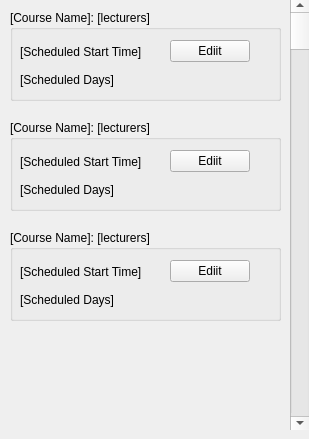
           <widget class="QWidget" name="scrollAreaWidgetContents">
            <property name="geometry">
             <rect>
              <x>0</x>
              <y>0</y>
              <width>309</width>
              <height>439</height>
             </rect>
            </property>
            <widget class="QScrollBar" name="verticalScrollBar">
             <property name="geometry">
              <rect>
               <x>290</x>
               <y>-1</y>
               <width>20</width>
               <height>431</height>
              </rect>
             </property>
             <property name="orientation">
              <enum>Qt::Vertical</enum>
             </property>
            </widget>
            <widget class="QGroupBox" name="groupBox">
             <property name="geometry">
              <rect>
               <x>10</x>
               <y>10</y>
               <width>271</width>
               <height>91</height>
              </rect>
             </property>
             <property name="title">
              <string>[Course Name]: [lecturers]</string>
             </property>
             <widget class="QWidget" name="layoutWidget">
              <property name="geometry">
               <rect>
                <x>10</x>
                <y>30</y>
                <width>251</width>
                <height>51</height>
               </rect>
              </property>
              <layout class="QHBoxLayout" name="horizontalLayout_6">
               <item>
                <layout class="QVBoxLayout" name="verticalLayout_5">
                 <item>
                  <widget class="QLabel" name="label_13">
                   <property name="minimumSize">
                    <size>
                     <width>120</width>
                     <height>10</height>
                    </size>
                   </property>
                   <property name="text">
                    <string>[Scheduled Start Time]</string>
                   </property>
                  </widget>
                 </item>
                 <item>
                  <widget class="QLabel" name="label_14">
                   <property name="minimumSize">
                    <size>
                     <width>120</width>
                     <height>10</height>
                    </size>
                   </property>
                   <property name="text">
                    <string>[Scheduled Days]</string>
                   </property>
                  </widget>
                 </item>
                </layout>
               </item>
               <item>
                <layout class="QVBoxLayout" name="verticalLayout_6">
                 <item>
                  <layout class="QHBoxLayout" name="horizontalLayout_5">
                   <item>
                    <spacer name="horizontalSpacer">
                     <property name="orientation">
                      <enum>Qt::Horizontal</enum>
                     </property>
                     <property name="sizeHint" stdset="0">
                      <size>
                       <width>10</width>
                       <height>20</height>
                      </size>
                     </property>
                    </spacer>
                   </item>
                   <item>
                    <widget class="QPushButton" name="pushButton">
                     <property name="text">
                      <string>Ediit</string>
                     </property>
                    </widget>
                   </item>
                   <item>
                    <spacer name="horizontalSpacer_2">
                     <property name="orientation">
                      <enum>Qt::Horizontal</enum>
                     </property>
                     <property name="sizeHint" stdset="0">
                      <size>
                       <width>10</width>
                       <height>20</height>
                      </size>
                     </property>
                    </spacer>
                   </item>
                  </layout>
                 </item>
                 <item>
                  <spacer name="verticalSpacer">
                   <property name="orientation">
                    <enum>Qt::Vertical</enum>
                   </property>
                   <property name="sizeHint" stdset="0">
                    <size>
                     <width>20</width>
                     <height>18</height>
                    </size>
                   </property>
                  </spacer>
                 </item>
                </layout>
               </item>
              </layout>
             </widget>
            </widget>
            <widget class="QGroupBox" name="groupBox_2">
             <property name="geometry">
              <rect>
               <x>10</x>
               <y>120</y>
               <width>271</width>
               <height>91</height>
              </rect>
             </property>
             <property name="title">
              <string>[Course Name]: [lecturers]</string>
             </property>
             <widget class="QWidget" name="layoutWidget_2">
              <property name="geometry">
               <rect>
                <x>10</x>
                <y>30</y>
                <width>251</width>
                <height>51</height>
               </rect>
              </property>
              <layout class="QHBoxLayout" name="horizontalLayout_10">
               <item>
                <layout class="QVBoxLayout" name="verticalLayout_7">
                 <item>
                  <widget class="QLabel" name="label_15">
                   <property name="minimumSize">
                    <size>
                     <width>120</width>
                     <height>10</height>
                    </size>
                   </property>
                   <property name="text">
                    <string>[Scheduled Start Time]</string>
                   </property>
                  </widget>
                 </item>
                 <item>
                  <widget class="QLabel" name="label_16">
                   <property name="minimumSize">
                    <size>
                     <width>120</width>
                     <height>10</height>
                    </size>
                   </property>
                   <property name="text">
                    <string>[Scheduled Days]</string>
                   </property>
                  </widget>
                 </item>
                </layout>
               </item>
               <item>
                <layout class="QVBoxLayout" name="verticalLayout_8">
                 <item>
                  <layout class="QHBoxLayout" name="horizontalLayout_11">
                   <item>
                    <spacer name="horizontalSpacer_3">
                     <property name="orientation">
                      <enum>Qt::Horizontal</enum>
                     </property>
                     <property name="sizeHint" stdset="0">
                      <size>
                       <width>10</width>
                       <height>20</height>
                      </size>
                     </property>
                    </spacer>
                   </item>
                   <item>
                    <widget class="QPushButton" name="pushButton_2">
                     <property name="text">
                      <string>Ediit</string>
                     </property>
                    </widget>
                   </item>
                   <item>
                    <spacer name="horizontalSpacer_4">
                     <property name="orientation">
                      <enum>Qt::Horizontal</enum>
                     </property>
                     <property name="sizeHint" stdset="0">
                      <size>
                       <width>10</width>
                       <height>20</height>
                      </size>
                     </property>
                    </spacer>
                   </item>
                  </layout>
                 </item>
                 <item>
                  <spacer name="verticalSpacer_2">
                   <property name="orientation">
                    <enum>Qt::Vertical</enum>
                   </property>
                   <property name="sizeHint" stdset="0">
                    <size>
                     <width>20</width>
                     <height>18</height>
                    </size>
                   </property>
                  </spacer>
                 </item>
                </layout>
               </item>
              </layout>
             </widget>
            </widget>
            <widget class="QGroupBox" name="groupBox_3">
             <property name="geometry">
              <rect>
               <x>10</x>
               <y>230</y>
               <width>271</width>
               <height>91</height>
              </rect>
             </property>
             <property name="title">
              <string>[Course Name]: [lecturers]</string>
             </property>
             <widget class="QWidget" name="layoutWidget_3">
              <property name="geometry">
               <rect>
                <x>10</x>
                <y>30</y>
                <width>251</width>
                <height>51</height>
               </rect>
              </property>
              <layout class="QHBoxLayout" name="horizontalLayout_12">
               <item>
                <layout class="QVBoxLayout" name="verticalLayout_9">
                 <item>
                  <widget class="QLabel" name="label_17">
                   <property name="minimumSize">
                    <size>
                     <width>120</width>
                     <height>10</height>
                    </size>
                   </property>
                   <property name="text">
                    <string>[Scheduled Start Time]</string>
                   </property>
                  </widget>
                 </item>
                 <item>
                  <widget class="QLabel" name="label_18">
                   <property name="minimumSize">
                    <size>
                     <width>120</width>
                     <height>10</height>
                    </size>
                   </property>
                   <property name="text">
                    <string>[Scheduled Days]</string>
                   </property>
                  </widget>
                 </item>
                </layout>
               </item>
               <item>
                <layout class="QVBoxLayout" name="verticalLayout_10">
                 <item>
                  <layout class="QHBoxLayout" name="horizontalLayout_13">
                   <item>
                    <spacer name="horizontalSpacer_5">
                     <property name="orientation">
                      <enum>Qt::Horizontal</enum>
                     </property>
                     <property name="sizeHint" stdset="0">
                      <size>
                       <width>10</width>
                       <height>20</height>
                      </size>
                     </property>
                    </spacer>
                   </item>
                   <item>
                    <widget class="QPushButton" name="pushButton_3">
                     <property name="text">
                      <string>Ediit</string>
                     </property>
                    </widget>
                   </item>
                   <item>
                    <spacer name="horizontalSpacer_6">
                     <property name="orientation">
                      <enum>Qt::Horizontal</enum>
                     </property>
                     <property name="sizeHint" stdset="0">
                      <size>
                       <width>10</width>
                       <height>20</height>
                      </size>
                     </property>
                    </spacer>
                   </item>
                  </layout>
                 </item>
                 <item>
                  <spacer name="verticalSpacer_3">
                   <property name="orientation">
                    <enum>Qt::Vertical</enum>
                   </property>
                   <property name="sizeHint" stdset="0">
                    <size>
                     <width>20</width>
                     <height>18</height>
                    </size>
                   </property>
                  </spacer>
                 </item>
                </layout>
               </item>
              </layout>
             </widget>
            </widget>
           </widget>
